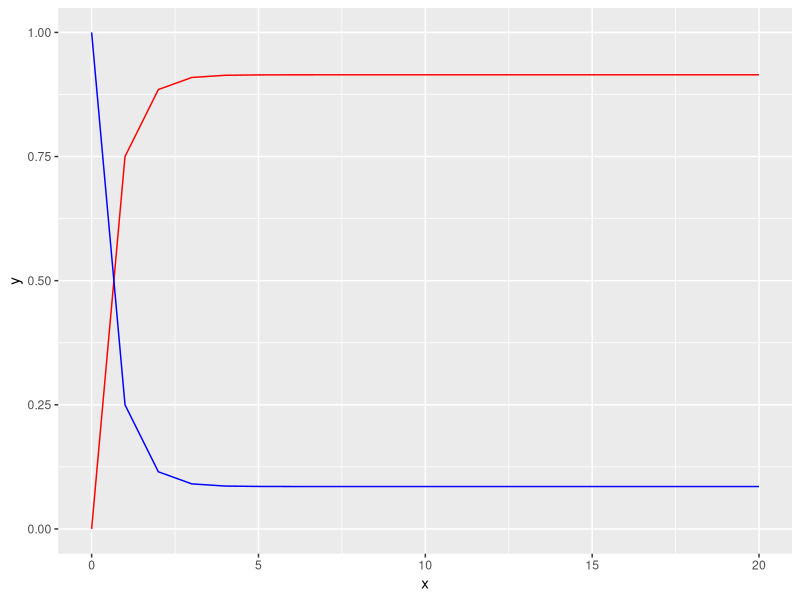
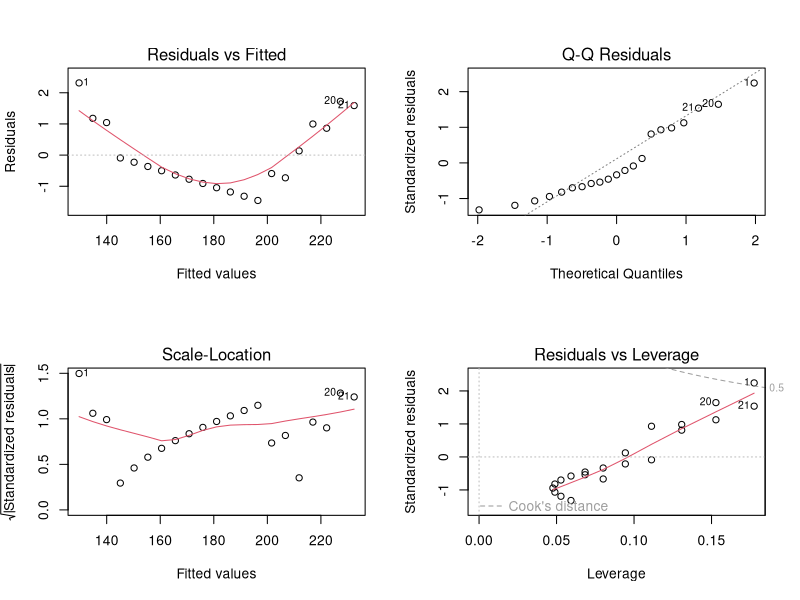
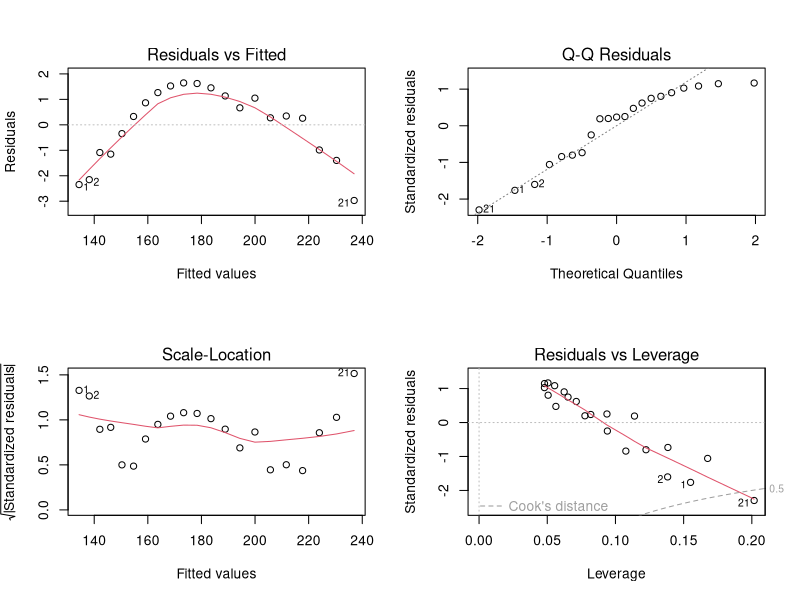

These charts were generated, in order, by the following R code:
## ---- chunk 1
knitr::opts_chunk$set(echo = TRUE)
## ---- chunk 2
require(knitr)
dine <- data.frame(n = 0, GDH = 1, SDH = 0)
n <- 20
for(i in 1:n){
  dine <- rbind(dine, c(i, tail(dine$GDH, 1) * .25 + tail(dine$SDH, 1) * .07, tail(dine$GDH, 1) * .75 + tail(dine$SDH, 1) * .93))
}

kable(dine)
## ---- chunk 3
require(ggplot2)
x <- dine$n
y <- dine$SDH
y.1 <- dine$GDH

ggplot(dine, aes(x)) + geom_line(aes(y = y), colour = "red") + geom_line(aes(y = y.1), colour = "blue")
## ---- chunk 4
height <- 60:80
weight <- c(132, 136, 141, 145, 150, 155, 160, 165, 170, 175, 180, 185, 190, 195, 201, 206, 212, 218, 223, 229, 234)

w.h <- data.frame(height, weight)
head(w.h)
## ---- chunk 5
m <- length(height) #total data points we are working with, in this case 21

a <- (m*sum(height * weight) - sum(height) * sum(weight))/(m*sum(height^2) - (sum(height)^2))

b <- (sum(height^2)*sum(weight) - sum(height * weight)*sum(height))/(m*sum(height^2) - (sum(height)^2))

sprintf("Our slope is %s", a)
sprintf("The intercept is %s", b)
## ---- chunk 6
SSE <- sum((weight - (a*height + b))^2)

sprintf("The error sum of squares is %s", SSE)
## ---- chunk 7
SST <- sum((weight - mean(weight))^2)

sprintf("The total corrected sum of squares is %s", SST)
## ---- chunk 8
SSR <- SST - SSE

sprintf("The regression sum of squares is %s", SSR)
## ---- chunk 9
r.squared <- 1 - (SSE/SST)

sprintf("The R^2 value is %s", r.squared)
## ---- chunk 10
lmod <- lm(weight ~ height)
lmod

#This is also just a quick check that our values from above are correct. 
par(mfrow = c(2, 2))
plot(lmod)
## ---- chunk 11
h.cube <- height^3

a.cube <- (m*sum(h.cube * weight) - sum(h.cube) * sum(weight))/(m*sum(h.cube^2) - (sum(h.cube)^2))

b.cube <- (sum(h.cube^2)*sum(weight) - sum(h.cube * weight)*sum(h.cube))/(m*sum(h.cube^2) - (sum(h.cube)^2))

sprintf("Our slope is %s", a.cube)
sprintf("The intercept is %s", b.cube)
## ---- chunk 12
SSE.cube <- sum((weight - (a.cube*h.cube + b.cube))^2)
SST.cube <- sum((weight - mean(weight))^2)
SSR.cube <- SST.cube - SSE.cube
rsqrd.cube <- 1 - (SSE.cube/SST.cube)

sprintf("The error sum of squares is %s", SSE.cube)
sprintf("The total corrected sum of squares is %s", SST.cube)
sprintf("The regression sum of squares is %s", SSR.cube)
sprintf("The R^2 value is %s", rsqrd.cube)
## ---- chunk 13
lmod.cube <- lm(weight ~ h.cube)
lmod.cube

par(mfrow = c(2, 2))
plot(lmod.cube)
